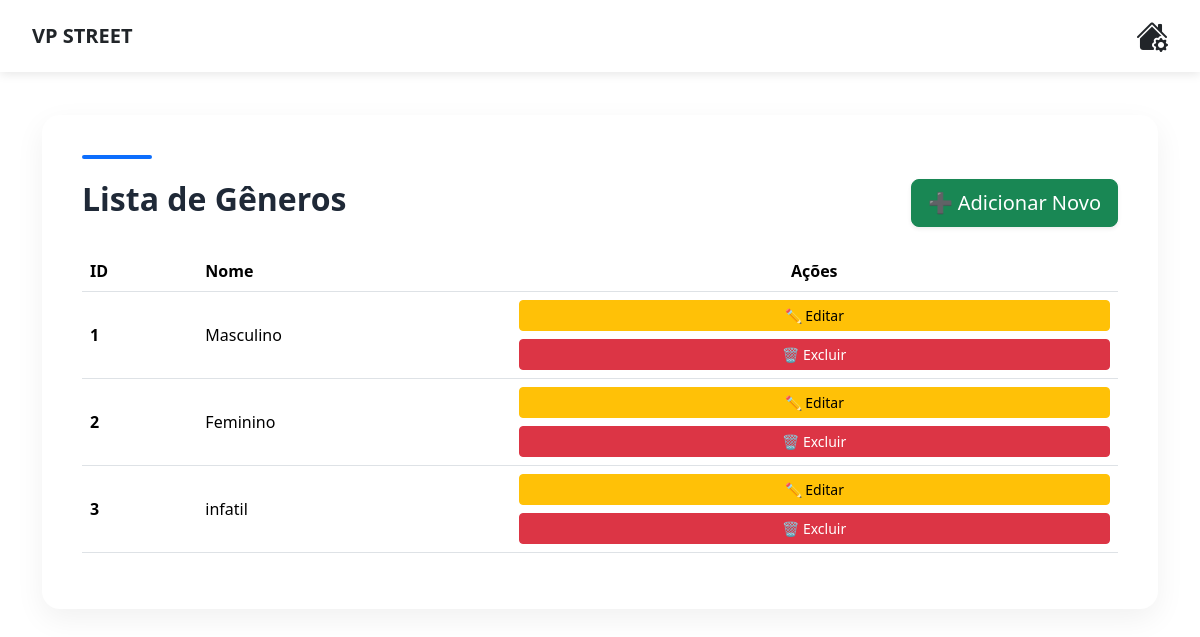
/admin/genero_lista.php (signed in), run on the app's committed database.
### tables this page shows
CREATE TABLE `tbgeneros` (
  `id_genero` int(11) NOT NULL,
  `nome_genero` varchar(15) NOT NULL
);

### admin/genero_lista.php (the view, shortened to what this page needs)
<?php
include("../Connections/conn_produtos.php");
$consulta = "
    SELECT *
    FROM tbgeneros
    ORDER BY id_genero ASC
";
$lista = $conn_produtos->query($consulta);
$row = $lista->fetch_assoc();
?>
<!DOCTYPE html>
<html lang="pt-br">
<head>
    <link href="https://cdn.jsdelivr.net/npm/bootstrap@5.3.2/dist/css/bootstrap.min.css" rel="stylesheet">
</head>
<body class="fundoBanner">
<?php include("menu.php"); ?>
<div class="container">
    <div class="card-custom">
        <div class="header-bar"></div>
        <div class="d-flex justify-content-between align-items-center mb-4">
            <h2 class="page-title">Lista de Gêneros</h2>
            <a href="genero_insere.php" class="btn btn-success btn-lg btn-custom shadow-sm">
                ➕ Adicionar Novo
            </a>
        </div>
        <div class="table-responsive mt-4">
            <table class="table table-hover align-middle">
                <thead>
                    <tr>
                        <th>ID</th>
                        <th>Nome</th>
                        <th class="text-center">Ações</th>
                    </tr>
                </thead>
                <tbody>
                <?php do { ?>
                    <tr>
                        <td><strong><?php echo $row['id_genero']; ?></strong></td>
                        <td><?php echo $row['nome_genero']; ?></td>
                        <td class="text-center">
                            <a
                                href="genero_atualiza.php?id_genero=<?php echo $row['id_genero']; ?>"
                                class="btn btn-warning btn-sm w-100 mb-2 btn-custom">
                                ✏ Editar
                            </a>
                            <button
                                class="btn btn-danger btn-sm w-100 btn-custom delete"
                                data-id="<?php echo $row['id_genero']; ?>"
                                data-nome="<?php echo $row['nome_genero']; ?>">
                                🗑 Excluir
                            </button>
                        </td>
                    </tr>
                <?php } while ($row = $lista->fetch_assoc()); ?>
                </tbody>
            </table>
        </div>
    </div>
</div>
</body>
</html>

### admin/genero_lista.php (style rules this page uses)
body { background:#fff; min-height:100vh; }
.card-custom { border-radius: 18px; padding: 40px; background: #fff; box-shadow: 0 10px 30px rgba(0,0,0,0.06); margin-top: 40px; }
.page-title { font-weight: 700; font-size: 32px; color: #1f2937; }
.header-bar { height: 4px; width: 70px; background: #0d6efd; border-radius: 10px; margin-bottom: 20px; }
thead { background: #0d6efd; color: white; }
.btn-custom { border-radius: 10px; font-weight: 600; }

### admin/menu.php (style rules this page uses)
body { padding-top: 75px !important; }

### data on the page
tbgeneros: id_genero "1", nome_genero "Masculino"
tbgeneros: id_genero "2", nome_genero "Feminino"
tbgeneros: id_genero "3", nome_genero "infatil"
